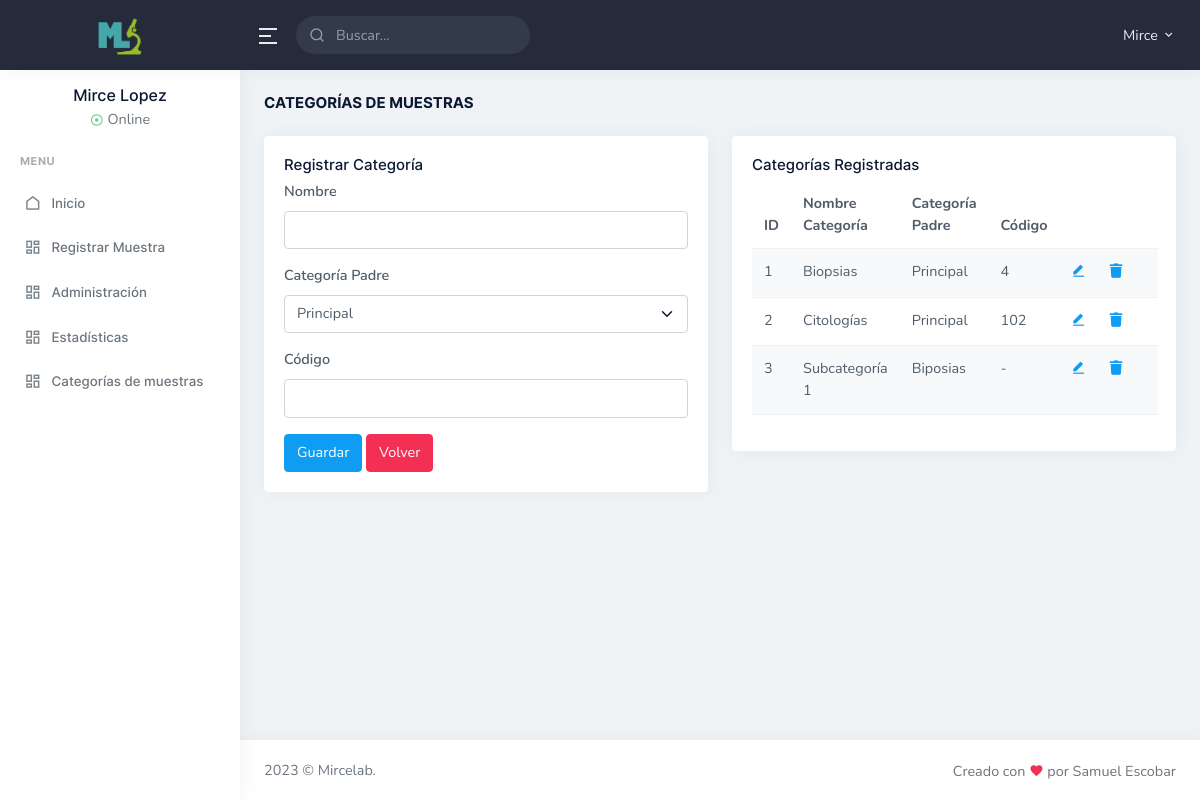
Screenshot of /admin/cat_muestras.php (signed in) with the database file from the repository.
### tables this page shows
CREATE TABLE IF NOT EXISTS categorias (
  id int(11) NOT NULL AUTO_INCREMENT,
  nombre varchar(50) NOT NULL,
  codigo int(11) NOT NULL,
  cat_padre varchar(50) DEFAULT NULL,
  cat_hijos int(11) DEFAULT NULL,
  PRIMARY KEY (id)
);

### admin/cat_muestras.php (called while the page is built, shortened)
<?php session_start();
require ('config.php');
require ('../funciones.php');
$conexion = conexion($bd_config);
if ($_SERVER['REQUEST_METHOD'] == 'POST') {
          $nombre = limpiarDatosInicio($_POST['nombre']);
          $codigo = limpiarDatosInicio($_POST['codigo']);
          $cat_padre = limpiarDatosInicio($_POST['cat_padre']);
          $codigo = $codigo !== '' ? $codigo : 0;
         $consulta = $conexion->prepare(
          'INSERT INTO categorias (id, nombre, codigo, cat_padre)
          VALUES (null, :nombre, :codigo, :cat_padre)'
          );
          $consulta->execute(array(
                'nombre' => $nombre,
                'codigo' => $codigo,
                'cat_padre' => $cat_padre
            ));
        $titulo = 'Muestra registrada correctamente';
         header('location: ' . RUTA . 'admin/cat_muestras.php');
} else {
   $datos = cat_muestras($conexion);
}
require ('../vistas/cat_muestras.vista.php');
?>

### funciones.php (called while the page is built, shortened)
<?php
function cat_muestras($conexion) {
    $sentencia = $conexion->prepare("SELECT * FROM categorias");
    $sentencia->execute();
    return $sentencia->fetchAll();
}
?>

### vistas/cat_muestras.vista.php (the view, shortened to what this page needs)
<?php require 'admin_header.php'; ?>
<div class="main-content">
    <div class="page-content">
        <div class="container-fluid">
        <div class="row">
            <div class="col-12">
                <div class="page-title-box d-sm-flex align-items-center justify-content-between">
                    <h4 class="mb-sm-0">Categorías de muestras</h4>
                </div>
            </div>
        </div>
            <div class="row">
                <div class="col-6">
                    <div class="card">
                        <div class="card-body">
                            <h4 class="card-title">Registrar Categoría</h4>
                            <form action="<?php echo htmlspecialchars($_SERVER['PHP_SELF'])?>" method="post">
                                <div class="mb-3">
                                    <label for="nombre" class="form-label">Nombre</label>
                                    <input type="text" class="form-control" name="nombre" id="nombre">
                                </div>
                                <div class="mb-3">
                                    <label for="cat_padre" class="form-label">Categoría Padre</label>
                                    <select class="form-select" name="cat_padre" id="cat_padre">
                                        <option value="Principal">Principal</option>
                                    </select>
                                </div>
                                <div class="mb-3">
                                    <label for="codigo" class="form-label hideOnSelect">Código</label>
                                    <input type="text" class="form-control hideOnSelect" name="codigo" id="codigo">
                                </div>
                                <button type="submit" class="btn btn-primary">Guardar</button>
                                <a class="btn btn-danger" href="<?php echo RUTA; ?>admin" role="button">Volver</a>
                            </form>
                        </div>
                    </div>
                </div>
                <div class="col-6">
                    <div class="card">
                        <div class="card-body">
                            <h4 class="card-title">Categorías Registradas</h4>
                            <table class="table table-striped table-hover admin">
                                <thead>
                                <tr>
                                    <th>ID</th>
                                    <th>Nombre Categoría</th>
                                    <th>Categoría Padre</th>
                                    <th>Código</th>
                                    <th></th>
                                    <th></th>
                                    <th></th>
                                </tr>
                                </thead>
                                <tbody>
                                <?php foreach($datos as $dato): ?>
                                    <tr>
                                        <td><?php echo $dato['id']; ?></td>
                                        <td><?php echo $dato['nombre']; ?></td>
                                        <td><?php echo $dato['cat_padre']; ?></td>
                                        <?php if($dato['cat_padre'] == 'Principal'): ?>
                                            <td><?php echo $dato['codigo']; ?></td>
                                        <?php else: ?>
                                            <td>-</td>
                                        <?php endif; ?>
                                        <td class="imprimir"><a href="editcat.php?id=<?php echo $dato['id']; ?>" title="Editar"><i class="ri-edit-fill "></i></a></td>
                                        <td class="imprimir"><a role="button" onclick="return confirm(' ¿ Estas Seguro ?')" href="eliminarcat.php?id=<?php echo $dato['id']; ?>" title="Eliminar"><i class="fa fa-trash" aria-hidden="true"></i></a></td>
                                        <td></td>
                                    </tr>
                                <?php endforeach; ?>
                                </tbody>
                            </table>
                        </div>
                    </div>
                </div>
            </div>
        </div>
    </div>
</div>
<?php require 'footer.php'; ?>

### rows the page displays
categorias: id "1", nombre "Biopsias", cat_padre "Principal", codigo "4"
categorias: id "2", nombre "Citologías", cat_padre "Principal", codigo "102"
categorias: id "3", nombre "Subcategoría 1", cat_padre "Biposias"

### other values shown
$_SESSION['nombre'] "Mirce"
$_SESSION['apellido'] "Lopez"
